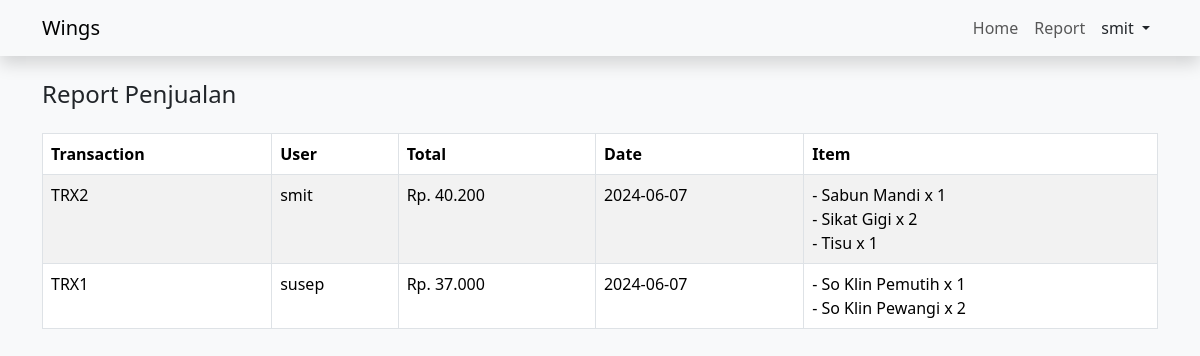
The app's page /?p=report (signed in) with its own data.
### tables this page shows
CREATE TABLE `transaction_header` (
  `id` int(11) NOT NULL,
  `document_code` varchar(3) DEFAULT NULL,
  `document_number` varchar(10) DEFAULT NULL,
  `user_id` int(11) DEFAULT NULL,
  `total` int(10) DEFAULT NULL,
  `date` date DEFAULT NULL
);

CREATE TABLE `transaction_detail` (
  `id` int(11) NOT NULL,
  `transaction_header_id` int(11) NOT NULL,
  `document_code` varchar(3) DEFAULT NULL,
  `document_number` varchar(10) DEFAULT NULL,
  `product_id` int(11) DEFAULT NULL,
  `price` int(11) DEFAULT NULL,
  `quantity` int(6) DEFAULT NULL,
  `unit` varchar(5) DEFAULT NULL,
  `subtotal` int(11) DEFAULT NULL,
  `currency` varchar(5) DEFAULT NULL
);

CREATE TABLE `product` (
  `id` int(11) NOT NULL,
  `product_code` varchar(18) DEFAULT NULL,
  `product_name` varchar(30) DEFAULT NULL,
  `price` int(6) DEFAULT NULL,
  `currency` varchar(5) DEFAULT NULL,
  `discount` int(6) DEFAULT NULL,
  `dimension` varchar(50) DEFAULT NULL,
  `unit` varchar(5) DEFAULT NULL
);

### config/func.php (called while the page is built)
<?php
function formatRp($number) {
    return number_format($number, 0, ',', '.');
}
?>

### pages/report.php (the view, shortened to what this page needs)
<?php
$sql = "SELECT a.*, b.user FROM transaction_header a LEFT JOIN login b ON a.user_id=b.id ORDER BY a.id DESC";
$result = $conn->query($sql);
$list = '';
if ($result->num_rows > 0) {
    while($row = $result->fetch_assoc()) {
        $dataList = "";
        $sqlList = "SELECT a.quantity, b.product_name FROM transaction_detail a LEFT JOIN product b ON a.product_id=b.id WHERE a.transaction_header_id='{$row['id']}' ORDER BY b.product_name ASC ";
        $resultList = $conn->query($sqlList);
        while($rowList = $resultList->fetch_assoc()) {
            $dataList .= "<span>- {$rowList['product_name']} x {$rowList['quantity']}</span><br>";
        }
        $list .= " <tr>
            <td>{$row['document_code']}{$row['document_number']}</td>
            <td>{$row['user']}</td>
            <td>Rp. " .formatRp($row['total']). "</td>
            <td>{$row['date']}</td>
            <td>
                $dataList
            </td>
        </tr>";
    }
}
?>
<!DOCTYPE html>
<html lang="en">
<head>
    <link href="https://cdn.jsdelivr.net/npm/bootstrap@5.3.3/dist/css/bootstrap.min.css" rel="stylesheet">
</head>
<body class="bg-light">
    <?php include 'layout/navbar.php'; ?>
    <div class="container">
        <div class="row mb-3">
            <div class="col-lg-6">
                <h4>Report Penjualan</h4>
            </div>
        </div>
        <div class="row">
            <div class="col-lg-12">
                <table class="table table-bordered table-striped">
                    <thead>
                        <tr>
                            <th>Transaction</th>
                            <th>User</th>
                            <th>Total</th>
                            <th>Date</th>
                            <th>Item</th>
                        </tr>
                    </thead>
                    <tbody>
                        <?= $list; ?>
                    </tbody>
                </table>
            </div>
        </div>
    </div>
</body>
</html>

### index.php (shortened to what this page needs)
<?php
include "config/func.php";
if (isset($_SESSION['user'])) {
    if (isset($_GET['p'])) {
        include "pages/" . $_GET['p'] . ".php";
    }else{
        include "pages/home.php";
    }
}else{
    include "pages/login.php";
}
?>

### layout/navbar.php (shortened to what this page needs)
<nav class="navbar navbar-expand-lg bg-light navbar-light shadow mb-4">
    <div class="container">
        <a class="navbar-brand" href="#">Wings</a>
        <div class="collapse navbar-collapse" id="navbarSupportedContent">
        <ul class="navbar-nav ms-auto mb-2 mb-lg-0">
            <li class="nav-item">
            <a class="nav-link" href="index.php">Home</a>
            </li>
            <li class="nav-item">
            <a class="nav-link" href="?p=report">Report</a>
            </li>
            <li class="nav-item dropdown">
            <a class="nav-link dropdown-toggle text-dark" href="#" role="button" data-bs-toggle="dropdown" aria-expanded="false">
                <?php echo $_SESSION['user']; ?>
            </a>
            </li>
        </ul>
        </div>
    </div>
</nav>

### records on screen
transaction_header: document_code "TRX", document_number "2", total "40.200", date "2024-06-07"
transaction_detail: product.product_name "Sabun Mandi", quantity "1"
transaction_detail: product.product_name "Sikat Gigi", quantity "2"
transaction_detail: product.product_name "Tisu", quantity "1"
transaction_header: document_code "TRX", document_number "1", total "37.000", date "2024-06-07"
transaction_detail: product.product_name "So Klin Pemutih", quantity "1"
transaction_detail: product.product_name "So Klin Pewangi", quantity "2"

### other values on screen
$_SESSION['user'] "smit"
$row['user'] "smit"
$row['user'] "susep"
